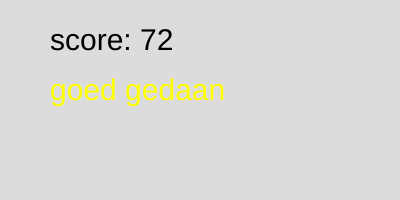
Frame 1 (no input)
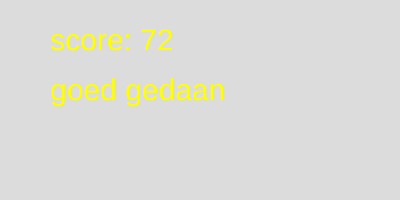
Frame 60 (no input)
Frame 120 (the mouse pressed at the canvas centre since frame 60): identical to frame 60, image omitted

The p5.js sketch that drew these frames (run headless with seeded random() and noise() and a simulated clock; from frame 60 on, the mouse is pressed at the canvas centre):

// p5.js sketch
// ── sketch.js
let score;

function setup() {
  createCanvas(400, 200);
  textSize(30);

  score = floor(random(0, 101));
}


function draw() {
  background(220);

  text("score: " + score, 50, 50);

  if (score >= 90){
  fill("green");
  text("uitstekend", 50, 100);
}

else if (score >= 70 && score <= 89){
  fill("yellow");
  text("goed gedaan", 50, 100);
}

else if (score >= 50 && score <= 69){
  fill("orange");
  text("voldoende", 50, 100);
}
else{
  fill("red");
  text("onvoldoende", 50, 100);
}
}
